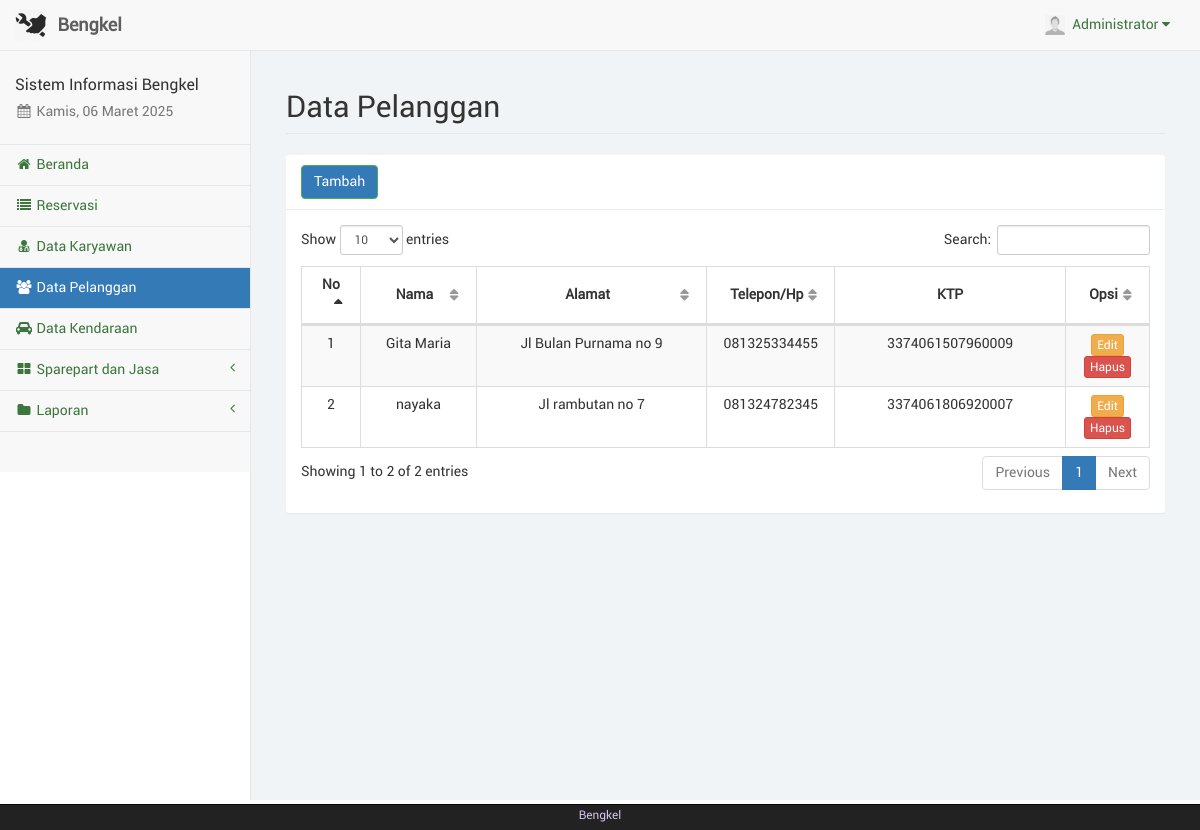
Page /konsumen.php (signed in) on the earlier database version.
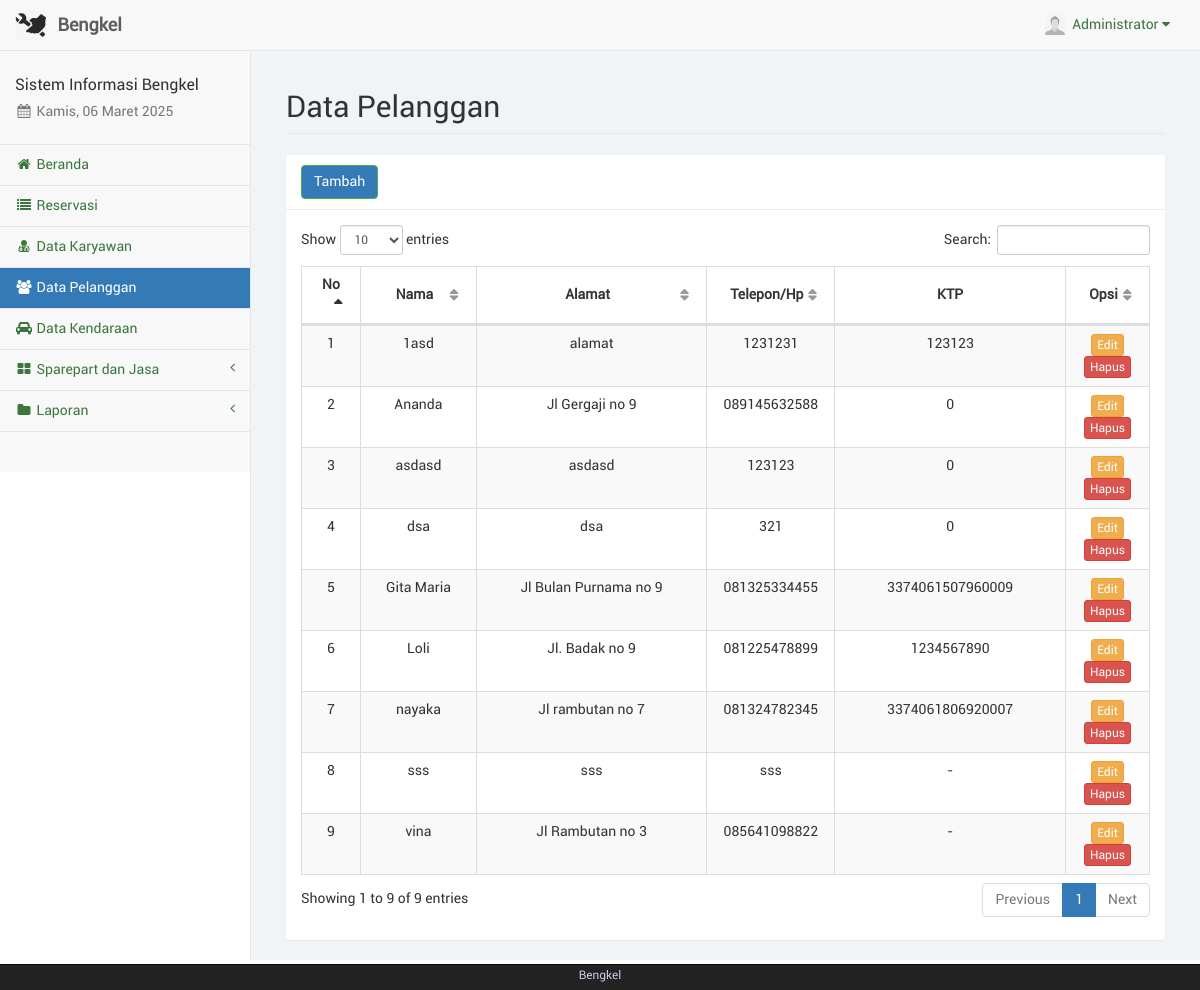
Same page on the later database version.
### tables this page shows
CREATE TABLE IF NOT EXISTS `pelanggan` (
  `id_pelanggan` int NOT NULL AUTO_INCREMENT,
  `nama` varchar(50) NOT NULL DEFAULT '0',
  `alamat` varchar(150) NOT NULL DEFAULT '0',
  `hp` varchar(12) NOT NULL DEFAULT '0',
  `ktp` varchar(16) DEFAULT '0',
  `user_pelanggan` varchar(50) NOT NULL DEFAULT '0',
  `pass_pelanggan` varchar(100) NOT NULL DEFAULT '0',
  `foto_pelanggan` text,
  PRIMARY KEY (`id_pelanggan`)
);

### konsumen.php (the view, shortened to what this page needs)
<?php
	include("sess_check.php");
	include("layout_top.php");
?>
		<div id="page-wrapper">
            <div class="container-fluid">
                <div class="row">
                    <div class="col-lg-12">
                        <h1 class="page-header">Data Pelanggan</h1>
                    </div>
                </div>
				<div class="row">
					<div class="col-lg-12"><?php include("layout_alert.php"); ?></div>
				</div>
				<div class="row">
					<div class="col-lg-12">
						<div class="panel panel-default">
							<div class="panel-heading">
								<a href="konsumen_tambah.php" class="btn btn-success">Tambah</a>
							</div>
							<div class="panel-body">
								<table class="table table-striped table-bordered table-hover" id="tabel-data">
									<thead>
										<tr>
											<th width="1%">No</th>
											<th width="10%">Nama</th>
											<th width="20%">Alamat</th>
											<th width="5%">Telepon/Hp</th>
											<th width="20%">KTP</th>
											<th width="5%">Opsi</th>
										</tr>
									</thead>
									<tbody>
										<?php
											$i = 1;
											$sql = "SELECT * FROM pelanggan WHERE id_pelanggan!='0' ORDER BY nama ASC";
											$ress = mysqli_query($conn, $sql);
											while($data = mysqli_fetch_array($ress)) {
												echo '<tr>';
												echo '<td class="text-center">'. $i .'</td>';
												echo '<td class="text-center">'. $data['nama'] .'</td>';
												echo '<td class="text-center">'. $data['alamat'] .'</td>';
												echo '<td class="text-center">'. $data['hp'] .'</td>';
												echo '<td class="text-center">'. $data['ktp'] .'</td>';
												echo '<td class="text-center">
													  <a href="konsumen_edit.php?kon='. $data['id_pelanggan'] .'" class="btn btn-warning btn-xs">Edit</a>';?>
													  <a href="konsumen_hapus.php?kon=<?php echo $data['id_pelanggan'];?>" onclick="return confirm('Apakah anda yakin akan menghapus <?php echo $data['nama'];?>?');" class="btn btn-danger btn-xs">Hapus</a></td>
												<?php
												echo '</tr>';
												$i++;
											}
										?>
									</tbody>
								</table>
							</div>
						</div>
					</div>
				</div>
            </div>
        </div>
<?php
	include("layout_bottom.php");
?>

Differences in the rows shown:
added pelanggan: nama "1asd", alamat "alamat", hp "1231231", ktp "123123"
added pelanggan: nama "Ananda", alamat "Jl Gergaji no 9", hp "089145632588", ktp "0"
added pelanggan: nama "asdasd", alamat "asdasd", hp "123123", ktp "0"
added pelanggan: nama "dsa", alamat "dsa", hp "321", ktp "0"
added pelanggan: nama "Loli", alamat "Jl. Badak no 9", hp "081225478899", ktp "1234567890"
added pelanggan: nama "sss", alamat "sss", hp "sss", ktp "-"
added pelanggan: nama "vina", alamat "Jl Rambutan no 3", hp "085641098822", ktp "-"
Other differences:
text written by a page script: "Show entries Search: Showing 1 to 2 of 2 entries Previous 1 Next" → "Show entries Search: Showing 1 to 9 of 9 entries Previous 1 Next"
